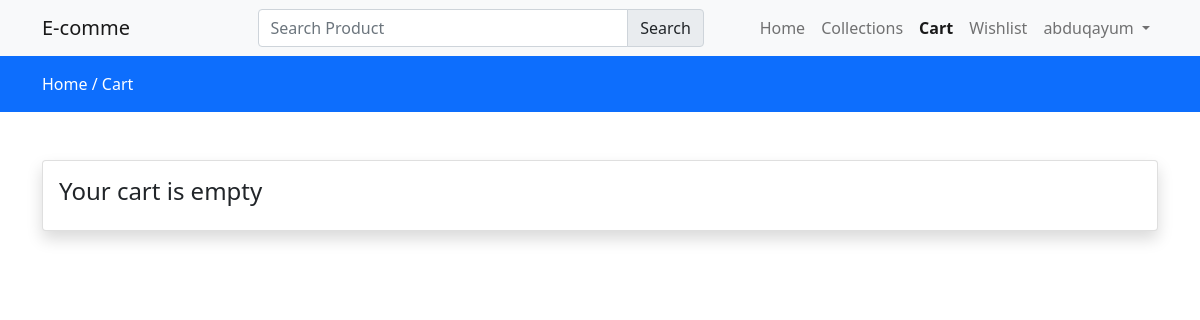
Before: /cart (signed in) with the older database file.
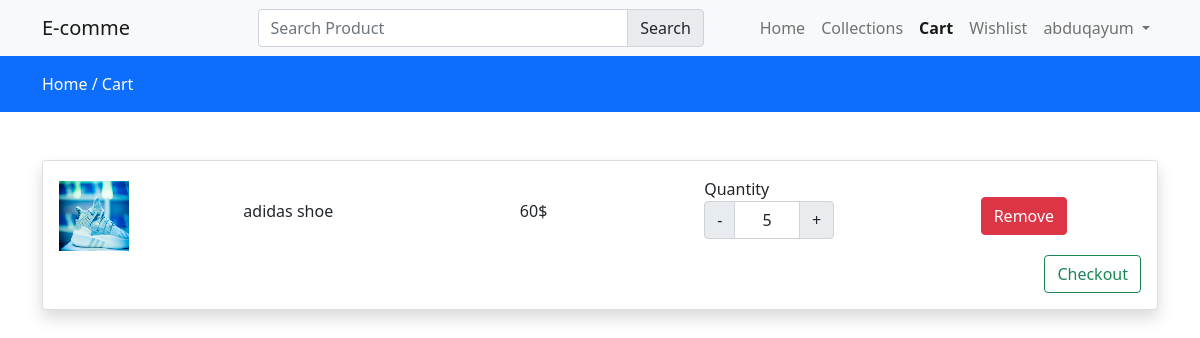
After: the same page with the newer database file.
### store/models.py (models this page shows, shortened)
class Card(models.Model):
    user = models.ForeignKey(User, on_delete=models.CASCADE)
    product = models.ForeignKey(Product, on_delete=models.CASCADE)
    product_qty = models.IntegerField(null=False, blank=False)
    created_at = models.DateTimeField(auto_now_add=True)

class Product(models.Model):
    category = models.ForeignKey(Category, on_delete=models.CASCADE)
    slug = models.CharField(max_length=150, blank=False, null=False)
    name = models.CharField(max_length=150, blank=False, null=False)
    product_image= models.ImageField(upload_to="images", blank=False, null=False)
    small_description = models.CharField(max_length=250, blank=False, null=False)
    quantity = models.IntegerField(null=False, blank=False)
    description = models.TextField(blank=False, null=False)
    orginal_price = models.FloatField(blank=False, null=False)
    selling_price = models.FloatField(blank=False, null=False)
    status = models.BooleanField(default=False, help_text="0=default, 1=hidden")
    trending = models.BooleanField(default=False, help_text="0=default, 1=trending")
    tag = models.CharField(max_length=100, null=False, blank=False)
    meta_title = models.CharField(max_length=150, null=False, blank=False)
    meta_keywords = models.CharField(max_length=150, null=False, blank=False)
    meta_description = models.TextField(null=False, blank=False)
    created_at = models.DateTimeField(auto_now_add=True)

### store/controller/cart.py (the view)
# urls.py: path("cart", cart.viewcart, name="cart"),
@login_required(login_url="login")
def viewcart(request):
    carts = Card.objects.filter(user=request.user)
    data = {
        "carts": carts
    }
    return render(request, "store/cart.html", data)

### store/templates/store/cart.html (shortened to what this page needs)
{% extends 'store/layouts/main.html' %}
{% block content %}
<div class="py-3 bg-primary">
    <div class="container">
        <a class="text-white" href="{% url 'home' %}"> Home / </a>
        <a class="text-white" href="{% url 'cart' %}">Cart</a>
    </div>
</div>
    <div class="py-5">
        <div class="container">
            <div class="row">
                <div class="col-md-12">
                    <div class="card shadow">
                        <div class="card-body carddata">
                            {% if carts %}
                                {% for item in carts %}
                                    <div class="row product_data">
                                        <div class="col-md-2 my-auto">
                                            <img src="{{ item.product.product_image.url }}" height="70px" width="70px" alt="Image here">
                                        </div>
                                        <div class="col-md-3 my-auto">
                                            <h6>{{ item.product.name }}</h6>
                                        </div>
                                        <div class="col-md-2 my-auto">
                                            <h6>{{ item.product.selling_price|stringformat:'d' }}$</h6>
                                        </div>
                                        <div class="col-md-3 my-auto">
                                            {% if item.product.quantity >= item.product_qty %}
                                                <label for="Quantity">Quantity</label>
                                                <div class="input-group text-center mb-3" style="width:130px;">
                                                    <button class="input-group-text changeQuantity decrement-btn">-</button>
                                                    <input type="text" name="quantity" class="form-control qty-input text-center" value="{{ item.product_qty }}">
                                                    <button class="input-group-text changeQuantity increment-btn">+</button>
                                                </div>
                                            {% else %}
                                                <h6>Out of Stock</h6>
                                            {% endif %}
                                        </div>
                                        <div class="col-md-2 my-auto">
                                            <button class="btn btn-danger delete-cart-item">Remove</button>
                                        </div>
                                    </div>
                                {% endfor %}
                                <a href="{% url 'checkout' %}" class="btn btn-outline-success float-end">Checkout</a>
                            {% else %}
                                <h4>Your cart is empty</h4>
                            {% endif %}
                        </div>
                    </div>
                </div>
            </div>
        </div>
    </div>
{% endblock content %}

Changed rows visible on the page:
added Card: product.product_image (picture), product.name "adidas shoe", product.selling_price "60", quantity "5"
Other visible differences:
text no longer shown: "Your cart is empty"
text now shown: "Checkout"
